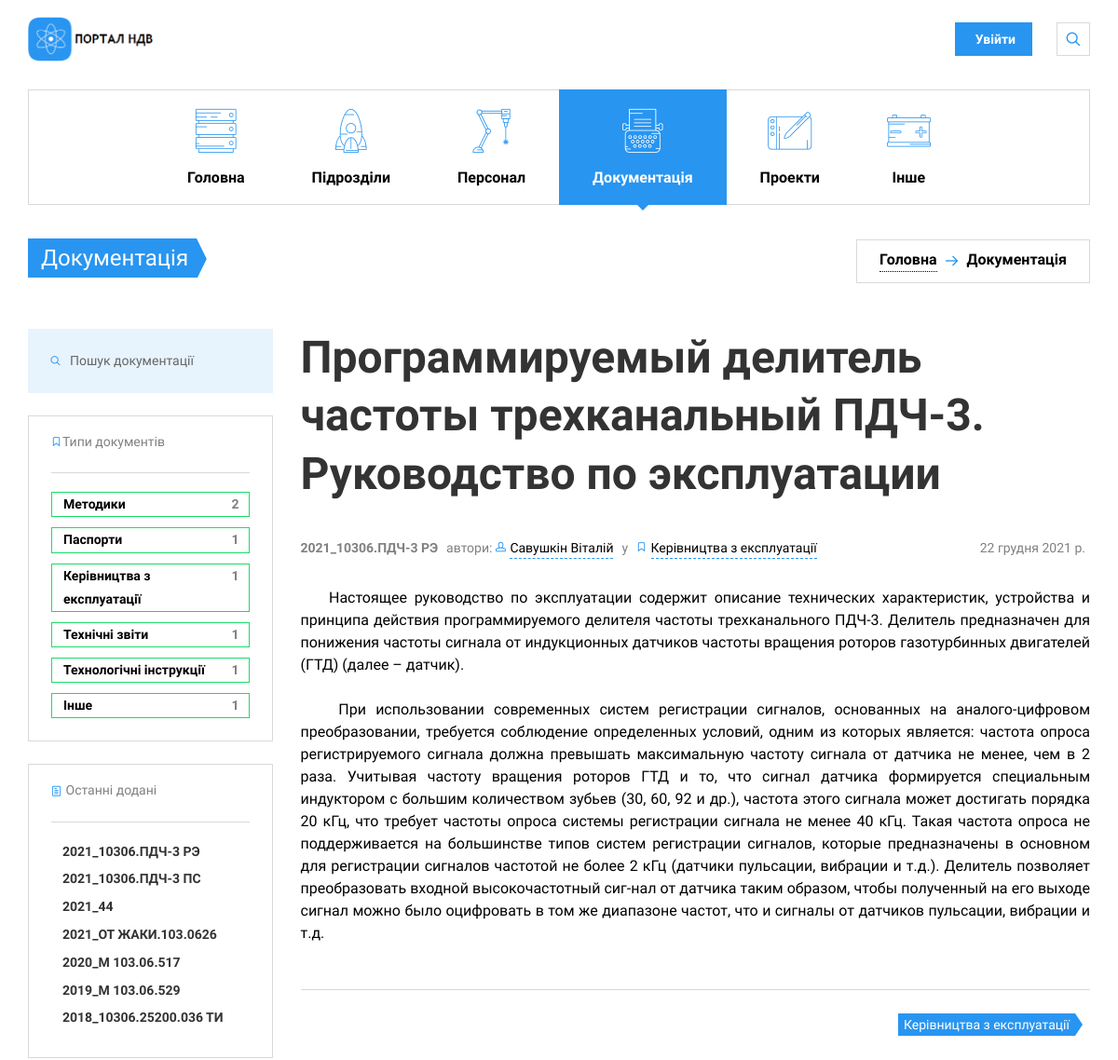
/docs/programmiruemyj-delitel-chastoty-trehkanalnyj-pdch-3-rukovodstvo-po-ekspluatacii/ (upper part), run on an earlier commit of the app's database.
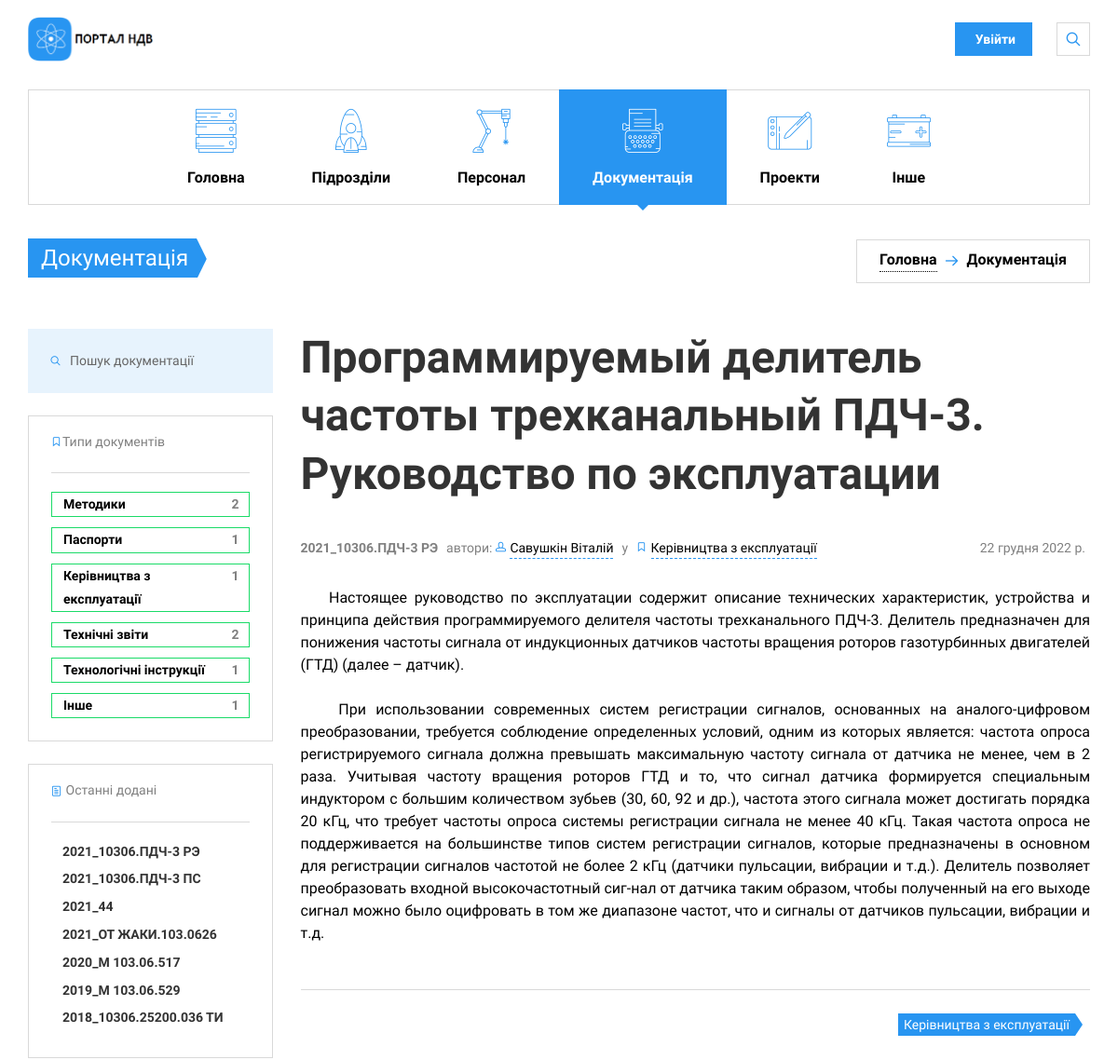
And on a later commit of the database.
### nio_app/models.py (models this page shows, shortened)
class Documents(models.Model):
    CHOICES_DOC_TYPE = (
        ("M", "Методики"), ("P", "Паспорти"), ("KE", "Керівництва з експлуатації"), ("TD", "Техничні довідки"),
        ("ZT", "Технічні звіти"), ("TI", "Технологічні інструкції"), ("I", "Інше"), (None, "Тип"))
    CHOICES_STATUS = (("Р", "Розробка"), ("У", "Узгодження"), ("В", "Впроваджено"), (None, "Статус"))
    year = models.CharField(max_length=4, help_text="Введіть рік випуску",
                            verbose_name="Рік випуску", null=True)
    number = models.CharField(max_length=20, help_text="Введіть номер документу",
                            verbose_name="Номер документа", null=True)
    name = models.CharField(max_length=500, help_text="Введіть назву документу",
                            verbose_name="Назва документа")
    description = models.TextField(max_length=5000, help_text='Введіть короткий опис документа (мета)',
                                   verbose_name='Опис документа', null=True)
    slug = models.SlugField(max_length=500, unique=True, verbose_name='URL', db_index=True)
    div = models.ForeignKey(Divisions, on_delete=models.SET_NULL, null=True, verbose_name='Назва підрозділу',
                            related_name='div')
    author = models.ManyToManyField(Staff, verbose_name='Автор', help_text="Оберіть автора/авторів документу",
                                    related_name='authors')
    type = models.CharField(max_length=50, help_text="Оберіть тип документу",
                            verbose_name="Тип документу", choices=CHOICES_DOC_TYPE)
    status = models.CharField(max_length=50, help_text="Поточний статус документу",
                              verbose_name="Статус документу", choices=CHOICES_STATUS)
    def directory_path(instance, filename):
        return f'archives/{instance.div.slug}/{instance.type}/{filename}'
    doc = models.FileField(upload_to=directory_path)
    release_date = models.DateField(help_text="Введіть дату впровадження", verbose_name="Дата впровадження",
                                    blank=True, null=True)
    objects = models.Manager()
    def display_author(self):
        return ', '.join([self.staff.fio.split()[0] for self.staff in self.author.all()])
    display_author.short_description = 'Автори'
    def file_load(self):
        self.doc.upload_to = f'archives/{self.div.slug}/{self.type}/'
        return self.doc.upload_to
    file_load.short_description = 'Розташування файлу'
    class Meta:
        verbose_name = 'Документація'
        verbose_name_plural = 'Документація'
        ordering = ['-release_date']

### nio_app/views.py (the view)
# urls.py: path('docs/<slug:slug>/', DocDetail.as_view(), name='doc_single'),
class DocDetail(DetailView):
    model = Documents
    template_name = 'nio_app/docs/doc_single.html'
    extra_context = CONTEXT
    def get_queryset(self):
        return Documents.objects.filter(slug=self.kwargs['slug'])

### nio_app/models.py (called while the page is built)
    def save(
            self, force_insert=False, force_update=False, using=None, update_fields=None
    ):
        super().save()
        self.num_staff = len(Staff.objects.filter(div_id=self.pk))
        self.num_projects = len(Projects.objects.filter(div_id=self.pk))
        self.num_docs = len(Documents.objects.filter(div_id=self.pk))
        super().save(force_insert=False, force_update=True, using=using, update_fields=update_fields)

### nio_app/templates/nio_app/docs/doc_single.html (shortened to what this page needs)
{% extends 'nio_app/base_portal.html' %}
{% load static %}
{% block main %}
<li class="menu-item-has-children">
  {% endblock main %}
  {% block divs %}
<li class="menu-item-has-children">
  {% endblock divs %}
  {% block staff %}
<li class="menu-item-has-children">
  {% endblock staff %}
  {% block docs %}
<li class="menu-item-has-children current-menu-item">
  {% endblock docs %}
  {% block projects %}
<li class="menu-item-has-children">
  {% endblock projects %}
  {% block other %}
<li class="menu-item-has-children">
  {% endblock other %}
{% block content %}
<section class="page-title">
  <div class="container">
    <div class="inner">
      <div class="column">
        <div class="title">
          <a href="{% url 'nio_app:docs' %}">
          <h1>Документація</h1>
          </a>
        </div>
      </div>
      <div class="column">
        <div class="breadcrumbs">
          <a href="{% url 'nio_app:index_portal' %}">Головна</a>
          <span class="delimiter"><i class="icon-arrow-right"></i></span>
          <span>Документація</span>
        </div>
      </div>
    </div>
  </div>
</section>
<div class="container">
  <div class="row">
    <div class="col-lg-9 col-md-8 col-lg-push-3 col-md-push-4">
      <h2>{{documents.name}}</h2>
      <div class="post-meta">
        <div class="column">
              <span>
                <strong>{{ documents.year }}_{{ documents.number }}</strong>
              </span>
              <span>
                  автори:
                {% for a in documents.author.all %}
                <i class="icon-head"></i>
                <a href="{% url 'nio_app:filter' %}?divs={{a.div_id}}&prof={{a.prof}}">
                    {{ a.fio }}</a>
                {% endfor %}
              </span>
              <span>у</span>
              <span>
                <i class="icon-ribbon"></i>
                <a href="{% url 'nio_app:docs_type' documents.type %}">{{ documents.get_type_display }}</a>
              </span>
            </div>
        <div class="column"><span>{{ documents.release_date }}</span></div>
      </div>
      <p>{{ documents.description|safe }}</p>
      <div class="post-tools space-top-2x">
        <div class="column">
          <div class="tags-links">
            <a href="{% url 'nio_app:docs_type' documents.type %}">{{ documents.get_type_display }}</a>
          </div>
        </div>
      </div>
  </div>
        {% include 'nio_app/include/sidebar_docs.html' %}
  </div>
</div>
{% endblock content %}

### nio_app/templates/nio_app/include/sidebar_docs.html (shortened to what this page needs)
{% load static %}
<div class="col-lg-3 col-md-4 col-lg-pull-9 col-md-pull-8">
    <aside class="sidebar">
        <section class="widget widget_search">
            <form method="get" class="search-box" action="{% url 'nio_app:search_docs' %}">
                <input type="text" class="form-control" name="search_docs" placeholder="Пошук документації">
            <button type="submit"><i class="icon-search"></i></button>
            </form>
        </section>
        <section class="widget widget_categories">
            <h3 class="widget-title"><i class="icon-ribbon"></i>Типи документів
            </h3>
            <ul>{% for d in dt %}
                <li><a href="{% url 'nio_app:docs_type' d.0 %}">{{ d.1 }}<span>{{ d.2 }}</span></a>
                </li>
                {% endfor %}
            </ul>
        </section>
        <section class="widget widget_recent_posts">
            <h3 class="widget-title"><i class="icon-paper"></i>
                Останні додані
            </h3>
            {% for d in docs_all|slice:":7" %}
            <div class="item" style="margin-bottom: 6px">
                <div class="info">
                    <h4><a href="{% url 'nio_app:doc_single' d.slug %}">{{ d.year }}_{{ d.number }}</a></h4>
                </div>
            </div>
            {% endfor %}
        </section>
    </aside>
</div>

What changed in the data, as far as the page shows it:
changed Documents "10306.ПДЧ-3 РЭ": release_date "22 грудня 2021 р." → "22 грудня 2022 р."
Also different on the page:
new list line: "Технічні звіти 2"
list line gone: "Технічні звіти 1"
